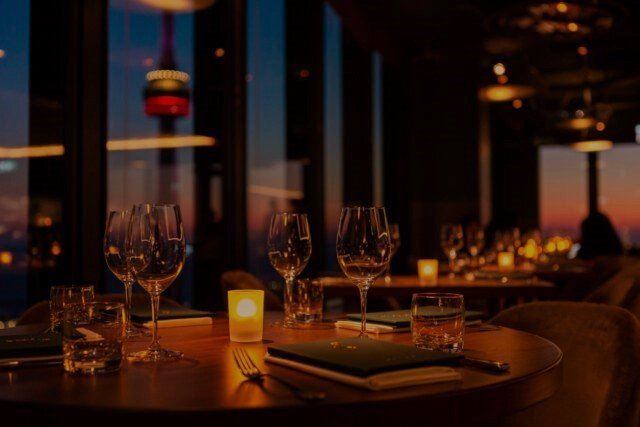
#> input picture image1.jpg, 640 x 427 px
$ python sigmoid.py
#> lines starting #> are read from the running program, lines starting #| are printed output that depends on the picture
import cv2
import numpy as np

def contrast_enhancement_sigmoid(image, alpha=1.0, beta=0.5):
    """
    Tăng cường tương phản của hình ảnh bằng cách áp dụng biến đổi Sigmoid.

    Parameters:
    - image: Hình ảnh đầu vào (grayscale).
    - alpha: Tham số alpha của hàm Sigmoid. Điều này ảnh hưởng đến độ cong của biểu đồ Sigmoid. Giá trị mặc định là 1.0.
    - beta: Tham số beta của hàm Sigmoid. Điều này ảnh hưởng đến vị trí trung tâm của biểu đồ Sigmoid. Giá trị mặc định là 0.5.

    Returns:
    - Hình ảnh sau khi áp dụng biến đổi Sigmoid.
    """
    sigmoid_transformed_image = 1 / (1 + np.exp(-alpha * (image - beta)))
    return sigmoid_transformed_image

# Đọc hình ảnh từ tệp tin (đảm bảo rằng bạn có OpenCV đã được cài đặt).
input_image = cv2.imread('image1.jpg', cv2.IMREAD_GRAYSCALE)
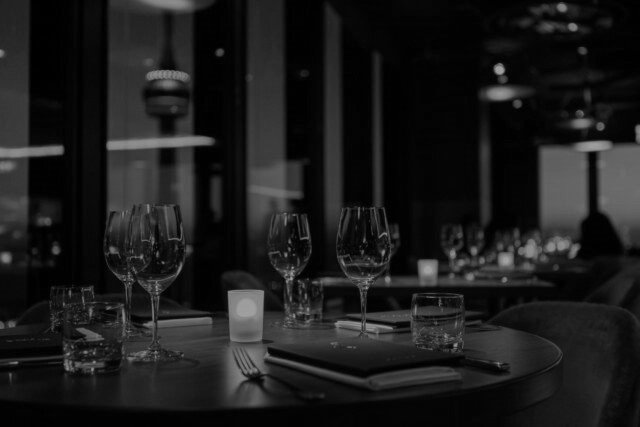
#> input_image: shape (427, 640); min 0, max 167, mean 28

# Áp dụng biến đổi Sigmoid với các tham số alpha và beta tùy chọn.
alpha = 0.5
beta = 1
sigmoid_transformed_image = contrast_enhancement_sigmoid(input_image, alpha, beta)
#> in contrast_enhancement_sigmoid, `sigmoid_transformed_image = 1 / (1 + np.exp(-alpha * (image - beta)))`:
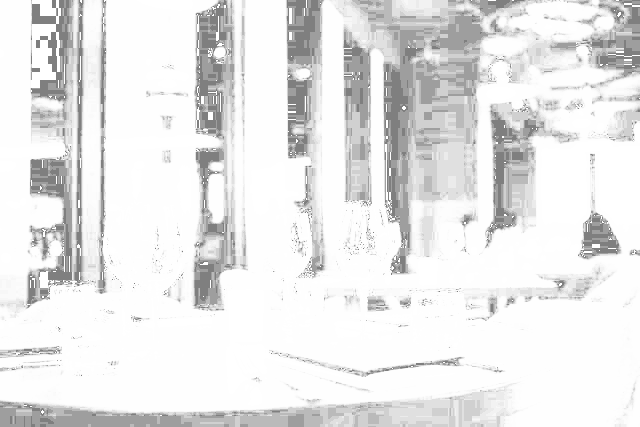
#> sigmoid_transformed_image: shape (427, 640) float64; min 0.5, max 1, mean 0.91

# Hiển thị hình ảnh gốc và hình ảnh sau khi áp dụng biến đổi Sigmoid.
cv2.imshow('Original Image', input_image)
cv2.imshow('Sigmoid Transformed Image', sigmoid_transformed_image)
cv2.waitKey(0)
cv2.destroyAllWindows()
